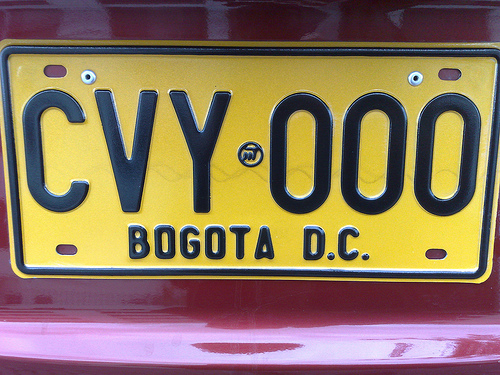
#> input picture placa.jpg, 500 x 375 px, given in place of the camera
$ python index.py
#> lines starting #> are read from the running program, lines starting #| are printed output that depends on the picture; after the words box and inside, x2 and y2 are one past the last pixel; in counts of white or black regions, pixels touching at a corner belong together
import cv2
import numpy as np
import pytesseract
img = cv2.VideoCapture(2)
while(True):
    ret, leer = img.read()#cargar realtime
#> leer is the input picture: shape (375, 500, 3); mean B, G, R 93.2, 121, 144
    img_gray = cv2.cvtColor(leer,cv2.COLOR_RGB2GRAY)
    cv2.imshow('imagen', img_gray)
    #-----------------------------------------------------------------------------efecto en tiempo real
    noise_removal = cv2.bilateralFilter(img_gray,9,75,75)#eliminar los ruidos
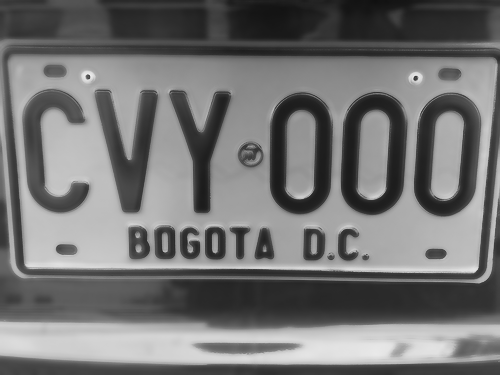
#> noise_removal: shape (375, 500); min 16, max 237, mean 115.3
    equal_histogram = cv2.equalizeHist(noise_removal)#histograma
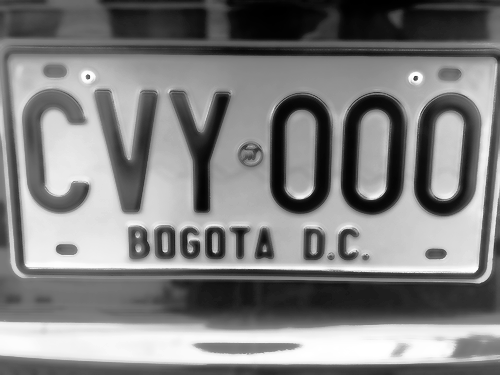
#> equal_histogram: shape (375, 500); min 0, max 255, mean 128.3
    cv2.imshow("Histograma",equal_histogram)
    #------------------------------------------------------------------------------------------silueta
    kernel = cv2.getStructuringElement(cv2.MORPH_RECT,(5,5))#Apertura morfológica(cuadricular)
    morph_image = cv2.morphologyEx(equal_histogram,cv2.MORPH_OPEN,kernel,iterations=15)
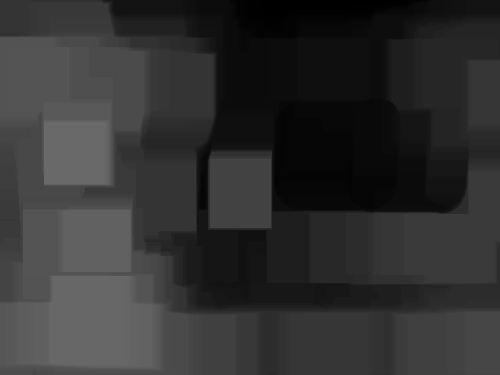
#> morph_image: shape (375, 500); min 0, max 105, mean 49.1
    sub_morp_image = cv2.subtract(equal_histogram,morph_image)#Sustracción de imagen
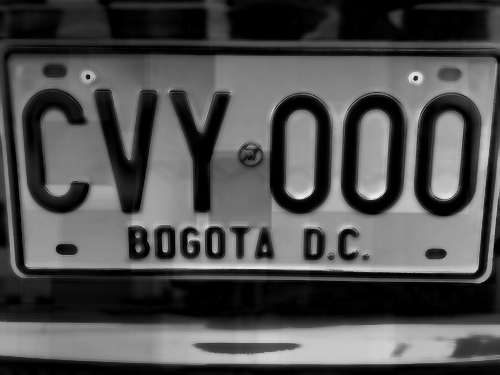
#> sub_morp_image: shape (375, 500); min 0, max 238, mean 79.2
    ret,thresh_image = cv2.threshold(sub_morp_image,0,255,cv2.THRESH_OTSU)#Umbralizar la imagen
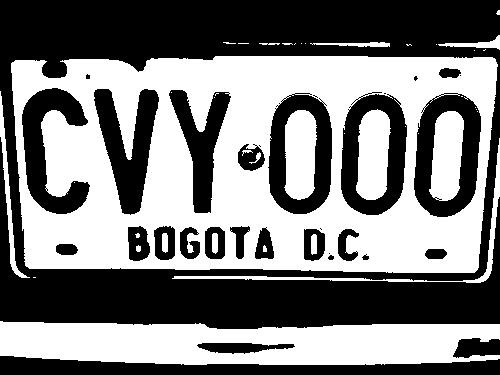
#> thresh_image: shape (375, 500); 48.8% white; 41 white regions (24 under 20 px), largest, box (x1, y1, x2, y2) and area: (11, 56, 498, 273) 63022, (0, 321, 500, 365) 17591, (356, 109, 391, 200) 2531
#> ret = 80

    canny_image = cv2.Canny(thresh_image,250,255)#detección de bordes(detección Canny Edge)
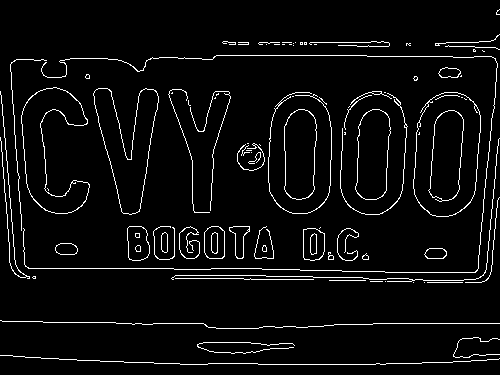
#> canny_image: shape (375, 500); 4.7% white in thin lines or dots
    canny_image = cv2.convertScaleAbs(canny_image)

    kernel = np.ones((3,3), np.uint8)#dilatación del grosor del bordes
    dilated_image = cv2.dilate(canny_image,kernel,iterations=1)#Creando el núcleo para la dilatación
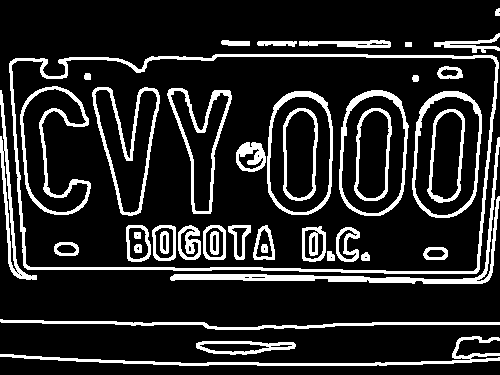
#> dilated_image: shape (375, 500); 15.2% white; 42 white regions, largest, box (x1, y1, x2, y2) and area: (9, 54, 499, 274) 4449, (170, 137, 500, 284) 2503, (0, 336, 500, 366) 1901
    mask = np.zeros(img_gray.shape,np.uint8)#Enmascarar la parte que no sea la matrícula
    cv2.imshow("dilatación", dilated_image)
    #------------------------------------------------------------------------------------------- detectar objecto

    if cv2.waitKey(1) & 0xFF == ord('q'):
#> (key q is pressed here)
        break
img.release()
